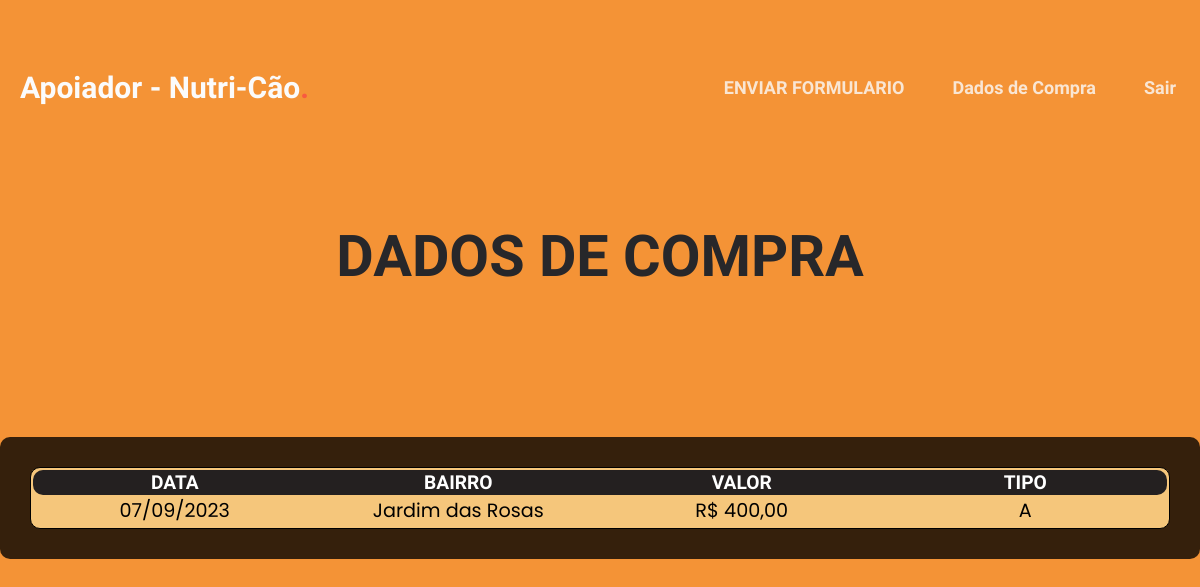
/usu.php (signed in), run on an earlier commit of the app's database.
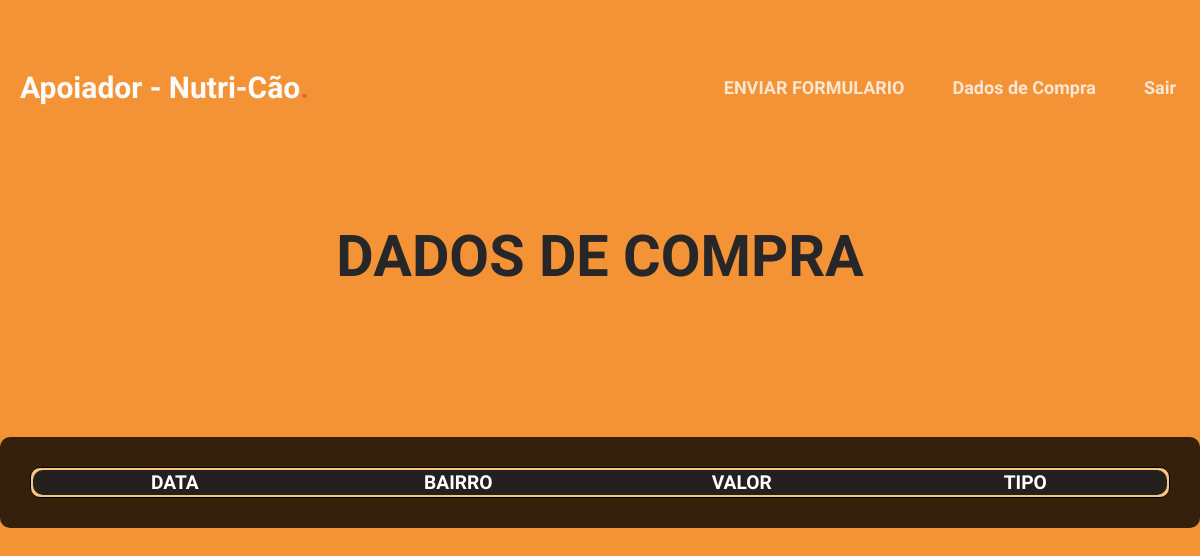
And on a later commit of the database.
### tables this page shows
CREATE TABLE IF NOT EXISTS `detalhe_venda` (
  `fk_venda_id` int(11) NOT NULL,
  `fk_produto_id` int(11) NOT NULL,
  `valor` decimal(10,2) DEFAULT NULL,
  PRIMARY KEY (`fk_venda_id`,`fk_produto_id`) USING BTREE,
  KEY `FK_detalhe_venda_produto` (`fk_produto_id`),
  CONSTRAINT `FK_detalhe_venda_produto` FOREIGN KEY (`fk_produto_id`) REFERENCES `produto` (`id`),
  CONSTRAINT `FK_detalhe_venda_venda` FOREIGN KEY (`fk_venda_id`) REFERENCES `venda` (`id`) ON DELETE CASCADE ON UPDATE CASCADE
);

CREATE TABLE IF NOT EXISTS `venda` (
  `id` int(11) NOT NULL AUTO_INCREMENT,
  `fk_usuario_id` int(11) NOT NULL,
  `data` datetime NOT NULL DEFAULT current_timestamp(),
  PRIMARY KEY (`id`) USING BTREE,
  KEY `FK_venda_usuario` (`fk_usuario_id`),
  CONSTRAINT `FK_venda_usuario` FOREIGN KEY (`fk_usuario_id`) REFERENCES `usuario` (`id`)
);

CREATE TABLE IF NOT EXISTS `produto` (
  `id` int(11) NOT NULL AUTO_INCREMENT,
  `bairro` varchar(60) DEFAULT NULL,
  `valor` decimal(10,2) DEFAULT NULL,
  `foto` text DEFAULT '',
  `descricao` text DEFAULT NULL,
  `tipo` char(1) DEFAULT NULL COMMENT 'A-Alimentador | R-Ração',
  PRIMARY KEY (`id`) USING BTREE
);

### paginas/dados-compra.php (the view)
<div class="baixo">
    <h1> <span style="color:#27272a"> DADOS DE COMPRA </span> </h1>
</div>
<section id="tabela" class="container">
    <table>
        <tr class="table-header">
            <th class="header__item filter__link">Data</th>
            <th class="header__item filter__link">Bairro</th>
            <th class="header__item filter__link">Valor</th>
            <th class="header__item filter__link">Tipo</th>
        </tr>
        <?php
        include 'php/conexao.php';
        $produto = "SELECT venda.`data`, detalhe_venda.valor, produto.bairro, produto.tipo FROM venda
                            LEFT OUTER JOIN detalhe_venda ON (venda.id=detalhe_venda.fk_venda_id)
                            LEFT OUTER JOIN produto ON (detalhe_venda.fk_produto_id=produto.id)
                            WHERE venda.fk_usuario_id={$id}
                            ORDER BY venda.`data` DESC";
        $resulta = $conexao->query($produto);
        if ($resulta->num_rows > 0) {
            while($row = $resulta->fetch_assoc()) {
                echo "<tr class='table-row'>";
                $data = date_create($row['data']);
                $data = $data->format('d/m/Y');
                echo "<td class='table-data'>" . $data . "</td>";
                echo "<td class='table-data'>" . $row['bairro'] . "</td>";
                echo " <td class='table-data'>R$ " . number_format($row['valor'], 2, ',', '.') . "</td>";
                echo "<td class='table-data'>" . $row['tipo'] . "</td>";
                echo "</tr>";
            }
        }
        ?>
    </table>
</section>
<div class="cima baixo"></div>

What changed in the data, as far as the page shows it:
removed detalhe_venda: fk_venda.data "07/09/2023", fk_produto.bairro "Jardim das Rosas", valor "400,00", fk_produto.tipo "A"
